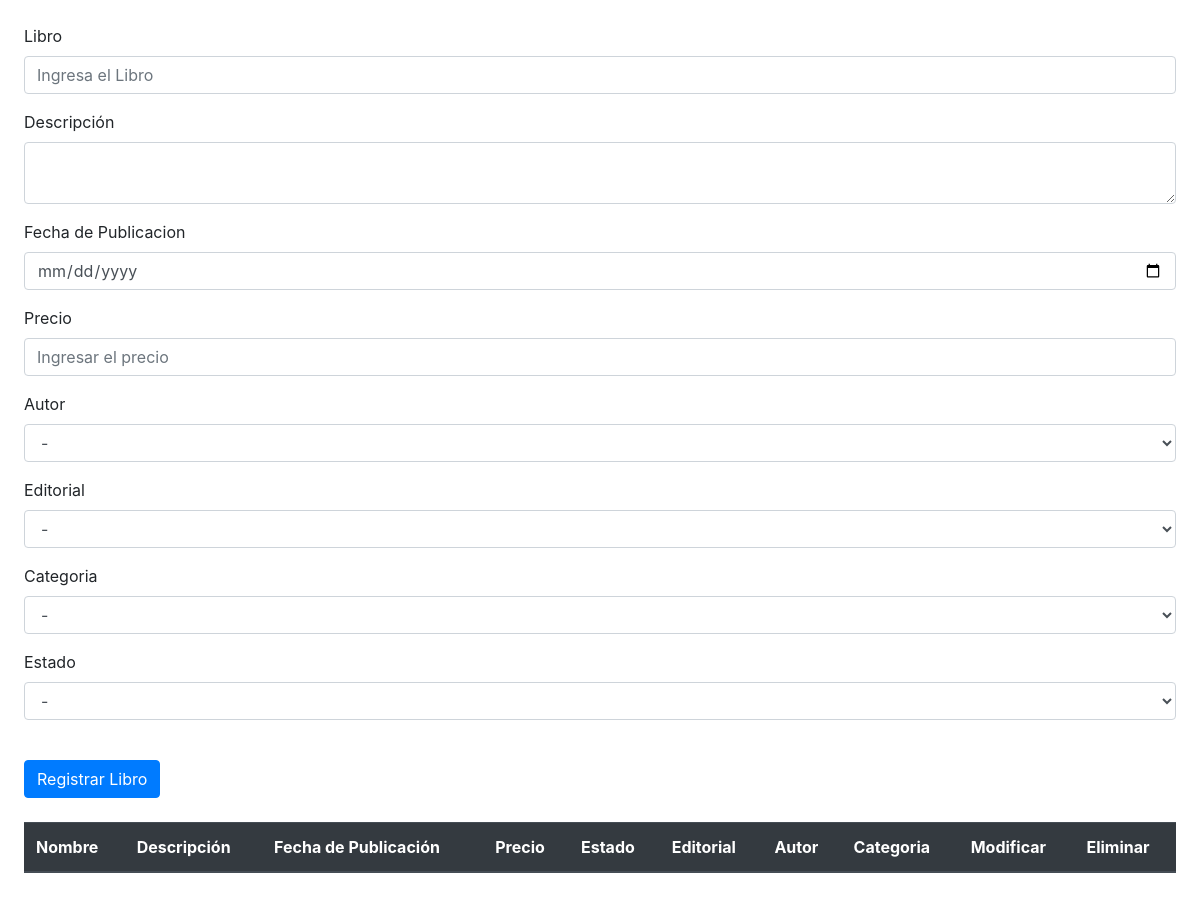
Before: /libros/index.php with the older database file.
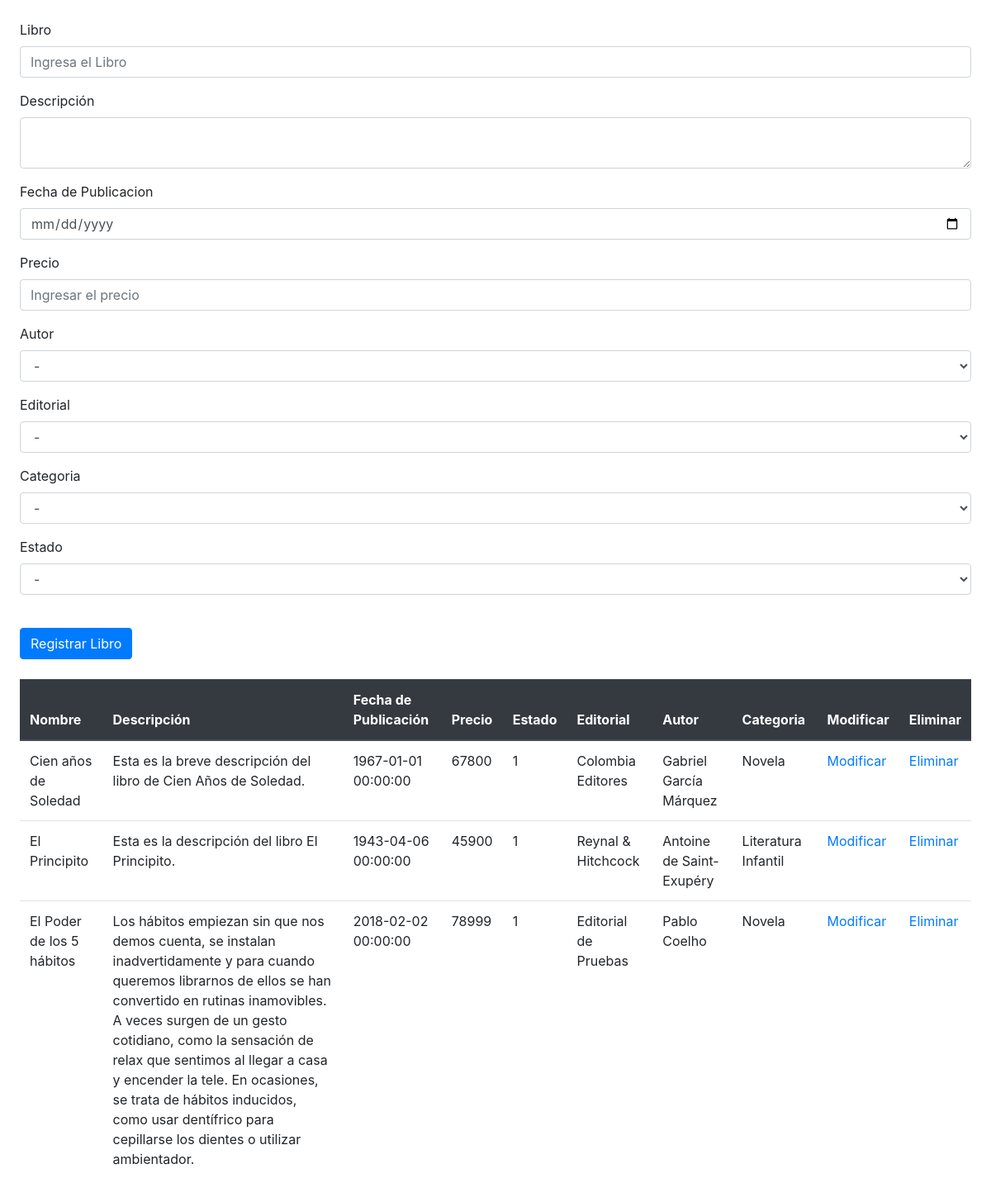
After: the same page with the newer database file.
### tables this page shows
CREATE TABLE `libros` (
  `idLibro` int(11) NOT NULL,
  `nombreLibro` varchar(100) NOT NULL,
  `descripcion` text NOT NULL,
  `fechaPublicacion` datetime NOT NULL,
  `precio` decimal(10,0) NOT NULL,
  `estado` int(11) NOT NULL,
  `idEditorial` int(11) NOT NULL,
  `idAutor` int(11) NOT NULL,
  `idCategoria` int(11) NOT NULL
);

CREATE TABLE `editoriales` (
  `idEditorial` int(11) NOT NULL,
  `nombreEditorial` varchar(100) NOT NULL
);

CREATE TABLE `autores` (
  `idAutor` int(11) NOT NULL,
  `nombreAutor` varchar(100) NOT NULL
);

CREATE TABLE `categorias` (
  `idCategoria` int(11) NOT NULL,
  `nombreCategoria` varchar(45) NOT NULL,
  `estado` int(11) NOT NULL,
  `descripcion` text NOT NULL
);

### Conn/Database.php (called while the page is built, shortened)
<?php
class Databse{
  public $host = 'localhost';
  public $user = 'root';
  public $pass = '';
  public $db = 'proyectolibreria';
  function __construct()
  {
    $this->conn = $this->connectToDatabase();
    return $this->conn;
  }
  function connectToDatabase(){
    $conn = mysqli_connect($this->host, $this->user, $this->pass, $this->db);
    return $conn;
  }
}

### libros/libros.php (called while the page is built, shortened)
<?php
    include('../Conn/Database.php');
    class Libros{
        public $conn;
        function __construct(){
            $db = new Databse();
            $this->conn = $db->connectToDatabase();
        }
        function getLibros(){
            $sql = "SELECT * FROM Libros";
            return mysqli_query($this->conn, $sql);
        }
    }
    class Editoriales{
        public $conn;
        function __construct(){
            $db = new Databse();
            $this->conn = $db->connectToDatabase();
        }
        function getEditorial($idEditorial){
            $sql = "SELECT * FROM editoriales WHERE idEditorial=$idEditorial";
            return mysqli_fetch_object(mysqli_query($this->conn, $sql));
        }
    }
    class Autores{
        public $conn;
        function __construct(){
            $db = new Databse();
            $this->conn = $db->connectToDatabase();
        }
        function getAutor($idAutor){
            $sql = "SELECT * FROM autores WHERE idAutor=$idAutor";
            return mysqli_fetch_object(mysqli_query($this->conn, $sql));
        }
    }
    class Categorias{
        public $conn;
        function __construct(){
            $db = new Databse();
            $this->conn = $db->connectToDatabase();
        }
        function getCategoria($idCategoria){
            $sql = "SELECT * FROM categorias WHERE idCategoria=$idCategoria";
            return mysqli_fetch_object(mysqli_query($this->conn, $sql));
        }
    }
?>

### libros/index.php (the view, shortened to what the changed rows need)
<?php
    include('libros.php');
    $libro = new Libros();
    $autor = new Autores();
    $editorial = new Editoriales();
    $categoria = new Categorias();
    $todosLosLibros = $libro->getLibros();
?>
<!DOCTYPE html>
<html lang="en">
<head>
    <link rel="stylesheet" href="https://stackpath.bootstrapcdn.com/bootstrap/4.4.1/css/bootstrap.min.css"
>
</head>
<body>
<form  method="POST" class="w-100 p-4">
        <br>
        <br><br>
        <div>
            <table class="table">
                <thead class="thead-dark">
                    <th scope="col">Nombre</th>
                    <th scope="col">Descripción</th>
                    <th scope="col">Fecha de Publicación</th>
                    <th scope="col">Precio</th>
                    <th scope="col">Estado</th>
                    <th scope="col">Editorial</th>
                    <th scope="col">Autor</th>
                    <th scope="col">Categoria</th>
                    <th scope="col">Modificar</th>
                    <th scope="col">Eliminar</th>
                </thead>
                <?php
                    while ($lib = mysqli_fetch_object($todosLosLibros)) {
                        echo "<tr>";
                        echo "<td scope='row'>$lib->nombreLibro</td>";
                        echo "<td scope='row'>$lib->descripcion</td>";
                        echo "<td scope='row'>$lib->fechaPublicacion</td>";
                        echo "<td scope='row'>$lib->precio</td>";
                        echo "<td scope='row'>$lib->estado</td>";
                        $edit = $lib->idEditorial;
                        $datosEditorial = $editorial->getEditorial($edit);
                        echo "<td scope='row'>$datosEditorial->nombreEditorial</td>";
                        $aut = $lib->idAutor;
                        $datosAutor = $autor->getAutor($aut);
                        echo "<td scope='row'>$datosAutor->nombreAutor</td>";
                        $cat = $lib->idCategoria;
                        $datosCategoria = $categoria->getCategoria($cat);
                        echo "<td scope='row'>$datosCategoria->nombreCategoria</td>";
                        echo "<td scope='row'> <a href='modificar.php?id=$lib->idLibro'>Modificar</a> </td>";
                        echo "<td scope='row'> <a href='eliminar.php?id=$lib->idLibro'>Eliminar</a> </td>";
                        echo "</tr>";
                    }
                ?>
            </table>
        </div>
    </form>
</body>
</html>

Changed rows visible on the page:
added libros: nombreLibro "Cien años de Soledad", descripcion "Esta es la breve descripción del libro de Cien Años de Soledad.", fechaPublicacion "1967-01-01 00:00:00", precio "67800", estado "1", idEditorial.nombreEditorial "Colombia Editores", idAutor.nombreAutor "Gabriel García Márquez", idCategoria.nombreCategoria "Novela"
added libros: nombreLibro "El Principito", descripcion "Esta es la descripción del libro El Principito.", fechaPublicacion "1943-04-06 00:00:00", precio "45900", estado "1", idEditorial.nombreEditorial "Reynal & Hitchcock", idAutor.nombreAutor "Antoine de Saint-Exupéry", idCategoria.nombreCategoria "Literatura Infantil"
added libros: nombreLibro "El Poder de los 5 hábitos", descripcion "Los hábitos empiezan sin que nos demos cuenta, se instalan inadvertidamente y para cuando queremos librarnos de ellos se han convertido en rutinas inamovibles. A veces surgen de un gesto cotidiano, como la sensación de relax que sentimos al llegar a casa y encender la tele. En ocasiones, se trata de hábitos inducidos, como usar dentífrico para cepillarse los dientes o utilizar ambientador.", fechaPublicacion "2018-02-02 00:00:00", precio "78999", estado "1", idEditorial.nombreEditorial "Editorial de Pruebas", idAutor.nombreAutor "Pablo Coelho", idCategoria.nombreCategoria "Novela"
